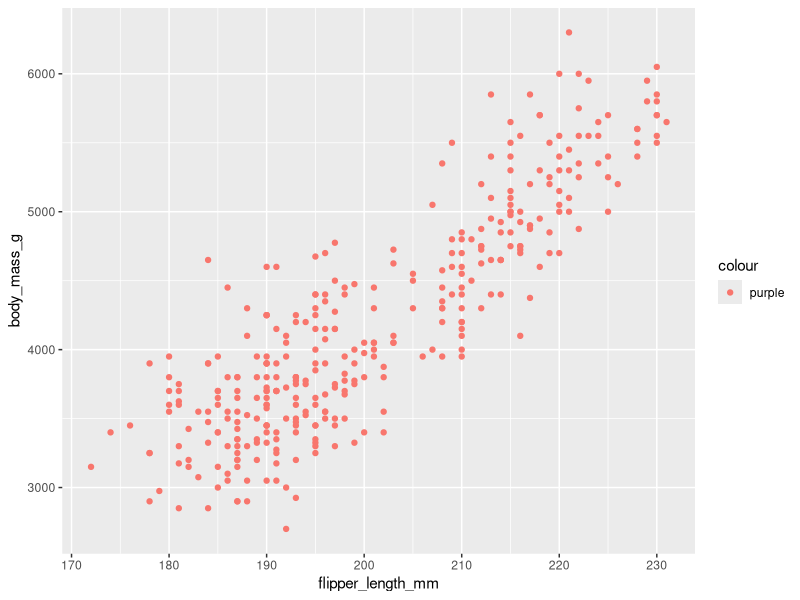
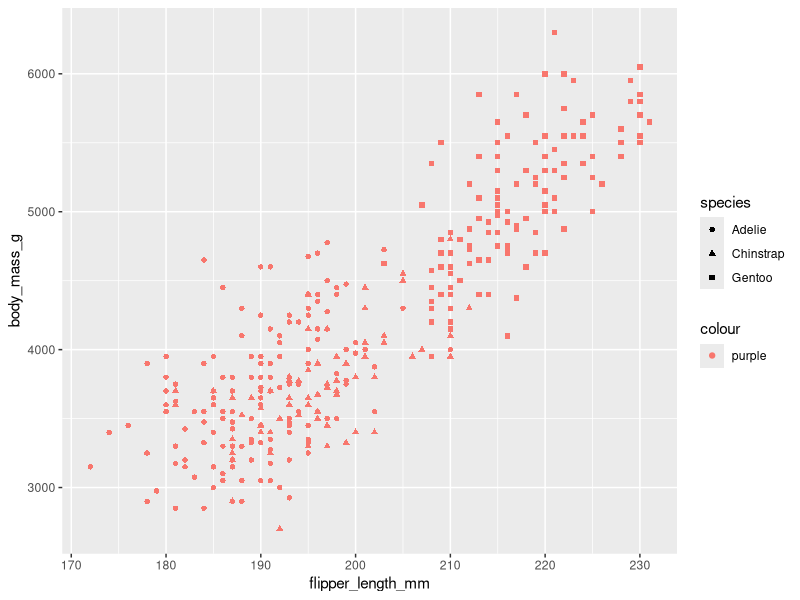
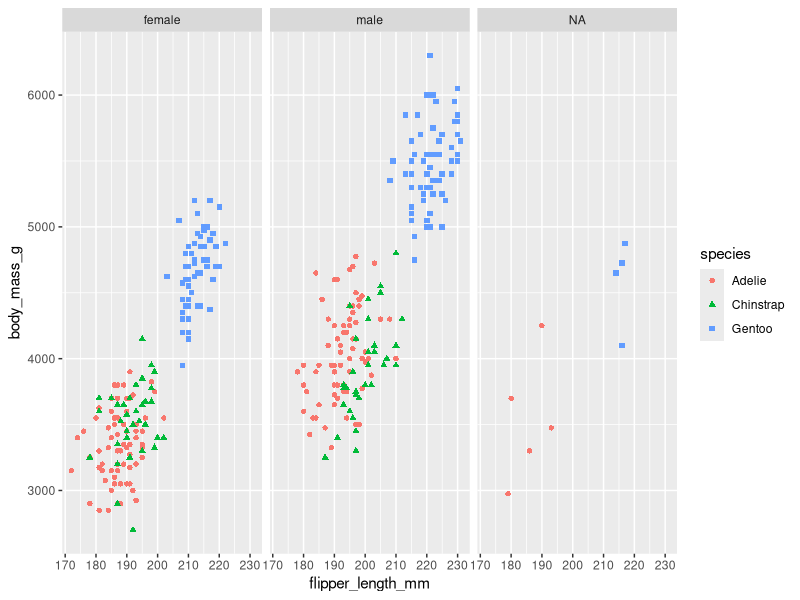

These figures' R source, in order:
## ---- chunk 1
options(tinytex.verbose = TRUE)
## ---- chunk 2
library(tidyverse)
library(palmerpenguins)
## ---- chunk 3
penguins %>% 
  ggplot() + geom_point(aes(x=flipper_length_mm, y=body_mass_g, color="purple"))

## ---- chunk 4
penguins %>% 
  ggplot() + geom_point(aes(x=flipper_length_mm, y=body_mass_g, color="purple", shape=species))

## ---- chunk 5
penguins %>% 
  ggplot() + geom_point(aes(x=flipper_length_mm, y=body_mass_g, color=species, shape=species))+
  facet_wrap(~sex)

